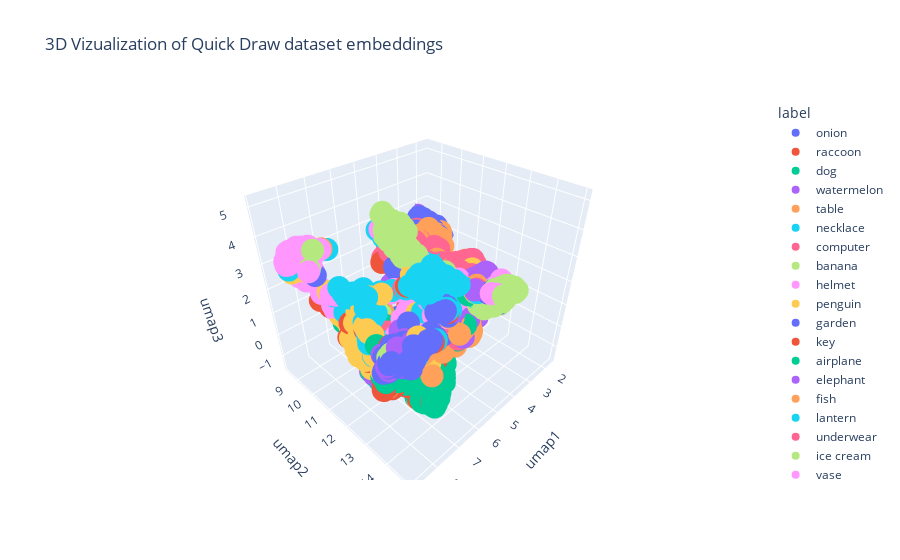

The notebook cell saved with this chart:
### Code cell
import plotly.express as px
fig = px.scatter_3d(df_with_cls, x='umap1', y='umap2', z='umap3', color='label', title="3D Vizualization of Quick Draw dataset embeddings")

fig.show()

### Figure 1 — Plotly figure (JSON) as saved in the notebook; plotly's stock layout.template omitted (floating-point values rounded to 4 significant figures; data arrays with more than 128 entries replaced by an {"elided": "..."} marker saying what was removed)
{"data": [{"hovertemplate": "label=onion<br>umap1=%{x}<br>umap2=%{y}<br>umap3=%{z}<extra></extra>", "legendgroup": "onion", "marker": {"color": "#636efa", "symbol": "circle"}, "mode": "markers", "name": "onion", "scene": "scene", "showlegend": true, "type": "scatter3d", "x": {"elided": "140 float values"}, "y": {"elided": "140 float values"}, "z": {"elided": "140 float values"}}, {"hovertemplate": "label=raccoon<br>umap1=%{x}<br>umap2=%{y}<br>umap3=%{z}<extra></extra>", "legendgroup": "raccoon", "marker": {"color": "#EF553B", "symbol": "circle"}, "mode": "markers", "name": "raccoon", "scene": "scene", "showlegend": true, "type": "scatter3d", "x": [6.589, 7.111, 6.743, 7.033, 6.801, 6.912, 7.038, 6.383, 6.398, 6.137, 7.398, 7.121, 6.851, 7.669, 6.786, 7.791, 7.701, 7.33, 5.431, 7.617, 6.186, 7.6, 7.401, 6.521, 7.437, 7.247, 6.475, 7.787, 6.896, 7.038, 6.048, 7.229, 7.677, 6.492, 8.198, 7.186, 7.16, 6.721, 6.647, 5.954, 7.288, 7.785, 6.825, 7.777, 7.09, 7.004, 6.246, 6.701, 6.459, 7.594, 7.255, 6.401, 7.078, 7.433, 7.762, 6.723, 7.574, 7.845, 5.935, 7.348, 7.732, 6.364, 6.214, 6.992, 5.847, 7.357, 6.487, 6.674, 6.567, 6.102, 7.823, 6.391, 6.367, 6.908, 6.849, 5.632, 6.288, 7.023, 6.79, 6.276, 5.835, 6.532, 7.337, 7.819, 6.868, 7.062, 7.196, 6.326, 5.509, 7.026, 6.184, 6.612, 7.073, 6.556, 5.9, 5.901, 6.502, 7.553, 7.418, 6.969, 6.673, 6.52, 7.196, 6.642, 4.836, 7.805, 6.754, 5.038, 7.477, 7.426, 7.76, 7.193, 7.0, 6.945, 6.608, 6.905, 6.874, 7.332, 6.437, 7.636, 6.289, 7.055, 6.438, 5.771, 6.144, 7.808], "y": [12.2, 12.37, 12.04, 12.62, 12.37, 11.66, 12.39, 12.27, 11.49, 12.89, 12.49, 11.93, 12.13, 12.44, 12.29, 12.54, 12.35, 11.62, 12.03, 11.79, 11.07, 12.52, 12.57, 12.12, 12.23, 12.12, 12.56, 12.5, 12.55, 11.98, 11.06, 12.37, 12.53, 11.24, 13.23, 11.69, 12.47, 11.53, 11.4, 10.79, 12.33, 12.53, 12.83, 12.52, 11.86, 12.13, 11.54, 11.95, 12.18, 12.16, 12.06, 12.24, 12.23, 12.78, 12.04, 12.14, 11.73, 11.95, 11.0, 12.36, 11.94, 12.31, 10.58, 12.68, 13.17, 11.75, 13.61, 12.03, 11.11, 11.18, 13.16, 11.72, 12.87, 12.58, 12.54, 11.2, 12.53, 12.41, 12.21, 11.67, 12.25, 11.85, 11.83, 12.54, 13.23, 12.33, 12.58, 12.25, 13.39, 12.18, 12.28, 11.96, 12.77, 11.59, 11.11, 13.19, 12.21, 12.45, 12.37, 12.79, 11.4, 11.96, 11.94, 11.96, 10.57, 12.54, 12.13, 11.08, 12.28, 12.39, 12.49, 11.61, 12.25, 11.72, 12.52, 12.63, 11.88, 12.36, 12.19, 12.76, 12.33, 12.5, 12.12, 10.67, 12.89, 12.53], "z": [0.2934, 0.4877, -0.8656, -0.6907, -0.5789, -0.1295, -0.706, 0.6174, -0.232, 0.9787, -0.7444, -0.1467, 0.4232, -0.5761, 0.3735, -0.4569, -0.09497, 0.7421, 1.191, 0.6479, -1.035, -0.485, -0.3288, 0.5175, -0.6778, -0.2697, -0.4963, -0.4847, 0.8474, -0.8775, -0.8515, 0.1254, -0.4749, -1.029, 1.742, -0.2137, -0.5275, -1.048, -0.2711, -0.6371, -0.5925, -0.3958, 0.0153, -0.5123, -0.9923, 0.2885, -0.7108, -0.8924, 0.5891, 0.7288, 0.8098, 0.6656, 0.6532, 0.8413, 1.16, 0.5589, 1.391, 0.4508, -1.116, -0.1901, 0.6058, 0.5472, -0.3921, 0.19, 1.568, 0.04898, -0.5829, 0.5177, -0.4624, -1.063, 1.21, -0.4901, 0.8281, 0.3588, 0.8951, -0.9402, -0.009942, -0.4324, 0.5262, -0.855, -1.085, 0.006995, 0.5624, -0.4486, -1.089, 0.5079, -0.583, 0.6516, 1.295, 0.4141, -0.7496, 0.7271, 0.7903, -1.171, -0.7868, 0.6695, 0.5628, -0.5727, -0.3273, -0.7381, -1.256, 0.02516, 0.154, -0.9324, -0.8366, -0.4618, 0.4839, -0.4088, -0.6561, 0.06574, -0.3644, -0.9405, 0.3937, -0.09431, 0.1963, 0.8397, -1.045, -0.04253, 0.6134, 0.9114, 0.6419, 0.6703, 0.2691, -0.4152, -0.4708, -0.4712]}, {"hovertemplate": "label=dog<br>umap1=%{x}<br>umap2=%{y}<br>umap3=%{z}<extra></extra>", "legendgroup": "dog", "marker": {"color": "#00cc96", "symbol": "circle"}, "mode": "markers", "name": "dog", "scene": "scene", "showlegend": true, "type": "scatter3d", "x": {"elided": "144 float values"}, "y": {"elided": "144 float values"}, "z": {"elided": "144 float values"}}, {"hovertemplate": "label=watermelon<br>umap1=%{x}<br>umap2=%{y}<br>umap3=%{z}<extra></extra>", "legendgroup": "watermelon", "marker": {"color": "#ab63fa", "symbol": "circle"}, "mode": "markers", "name": "watermelon", "scene": "scene", "showlegend": true, "type": "scatter3d", "x": {"elided": "144 float values"}, "y": {"elided": "144 float values"}, "z": {"elided": "144 float values"}}, {"hovertemplate": "label=table<br>umap1=%{x}<br>umap2=%{y}<br>umap3=%{z}<extra></extra>", "legendgroup": "table", "marker": {"color": "#FFA15A", "symbol": "circle"}, "mode": "markers", "name": "table", "scene": "scene", "showlegend": true, "type": "scatter3d", "x": {"elided": "144 float values"}, "y": {"elided": "144 float values"}, "z": {"elided": "144 float values"}}, {"hovertemplate": "label=necklace<br>umap1=%{x}<br>umap2=%{y}<br>umap3=%{z}<extra></extra>", "legendgroup": "necklace", "marker": {"color": "#19d3f3", "symbol": "circle"}, "mode": "markers", "name": "necklace", "scene": "scene", "showlegend": true, "type": "scatter3d", "x": {"elided": "141 float values"}, "y": {"elided": "141 float values"}, "z": {"elided": "141 float values"}}, {"hovertemplate": "label=computer<br>umap1=%{x}<br>umap2=%{y}<br>umap3=%{z}<extra></extra>", "legendgroup": "computer", "marker": {"color": "#FF6692", "symbol": "circle"}, "mode": "markers", "name": "computer", "scene": "scene", "showlegend": true, "type": "scatter3d", "x": {"elided": "138 float values"}, "y": {"elided": "138 float values"}, "z": {"elided": "138 float values"}}, {"hovertemplate": "label=banana<br>umap1=%{x}<br>umap2=%{y}<br>umap3=%{z}<extra></extra>", "legendgroup": "banana", "marker": {"color": "#B6E880", "symbol": "circle"}, "mode": "markers", "name": "banana", "scene": "scene", "showlegend": true, "type": "scatter3d", "x": {"elided": "141 float values"}, "y": {"elided": "141 float values"}, "z": {"elided": "141 float values"}}, {"hovertemplate": "label=helmet<br>umap1=%{x}<br>umap2=%{y}<br>umap3=%{z}<extra></extra>", "legendgroup": "helmet", "marker": {"color": "#FF97FF", "symbol": "circle"}, "mode": "markers", "name": "helmet", "scene": "scene", "showlegend": true, "type": "scatter3d", "x": {"elided": "140 float values"}, "y": {"elided": "140 float values"}, "z": {"elided": "140 float values"}}, {"hovertemplate": "label=penguin<br>umap1=%{x}<br>umap2=%{y}<br>umap3=%{z}<extra></extra>", "legendgroup": "penguin", "marker": {"color": "#FECB52", "symbol": "circle"}, "mode": "markers", "name": "penguin", "scene": "scene", "showlegend": true, "type": "scatter3d", "x": {"elided": "135 float values"}, "y": {"elided": "135 float values"}, "z": {"elided": "135 float values"}}, {"hovertemplate": "label=garden<br>umap1=%{x}<br>umap2=%{y}<br>umap3=%{z}<extra></extra>", "legendgroup": "garden", "marker": {"color": "#636efa", "symbol": "circle"}, "mode": "markers", "name": "garden", "scene": "scene", "showlegend": true, "type": "scatter3d", "x": [5.492, 5.79, 5.913, 5.597, 5.815, 4.747, 7.59, 5.944, 6.604, 4.867, 4.951, 4.69, 6.553, 4.713, 4.381, 4.579, 5.467, 6.67, 4.958, 2.693, 6.772, 7.421, 4.979, 6.506, 5.063, 5.183, 6.413, 6.257, 5.815, 4.919, 5.43, 4.258, 6.55, 5.598, 4.558, 6.563, 4.507, 5.333, 1.749, 5.272, 5.943, 5.548, 7.188, 5.764, 5.794, 5.538, 6.088, 4.987, 4.35, 6.589, 4.938, 5.893, 6.446, 4.783, 7.36, 6.314, 4.571, 5.025, 4.996, 7.241, 7.06, 6.603, 7.212, 4.818, 4.995, 7.214, 6.003, 7.169, 4.963, 5.59, 6.222, 4.947, 5.884, 5.655, 5.938, 4.919, 4.99, 5.586, 5.687, 4.8, 4.996, 3.705, 5.688, 4.914, 6.906, 5.024, 5.025, 4.997, 5.45, 6.035, 5.645, 4.901, 5.247, 5.967, 5.462, 6.599, 4.857, 5.227, 5.721, 5.828, 6.089, 3.746, 5.902, 5.476, 5.461, 5.773, 4.911, 5.778, 5.886, 6.601, 6.131, 5.05, 5.679, 7.252, 5.061, 6.366, 7.542, 5.994, 5.293, 4.744, 5.565, 7.187, 4.696, 6.566, 6.522], "y": [12.54, 10.51, 10.6, 10.65, 11.48, 10.3, 11.6, 10.94, 10.36, 10.72, 10.04, 10.79, 10.46, 10.38, 10.68, 10.49, 11.47, 10.35, 10.11, 9.696, 10.27, 11.97, 10.13, 10.45, 10.1, 11.21, 10.56, 10.88, 10.17, 10.08, 10.17, 10.9, 11.07, 10.35, 10.66, 10.35, 10.59, 10.41, 9.4, 10.65, 10.66, 10.66, 11.9, 10.28, 10.47, 10.25, 10.47, 9.989, 10.73, 11.11, 10.06, 10.54, 10.24, 11.09, 11.92, 10.38, 10.67, 10.0, 10.04, 11.91, 12.04, 10.42, 11.94, 10.71, 9.987, 11.77, 10.59, 11.94, 10.77, 10.4, 11.22, 9.991, 10.93, 10.27, 10.16, 10.21, 10.03, 10.6, 11.21, 10.37, 10.02, 11.33, 11.02, 10.56, 11.22, 11.09, 10.02, 9.995, 10.56, 10.67, 10.7, 10.0, 10.27, 10.44, 10.41, 11.86, 9.996, 10.59, 10.49, 11.14, 10.41, 11.47, 10.51, 10.56, 10.38, 10.37, 9.951, 10.88, 10.18, 10.41, 10.83, 10.2, 10.33, 11.49, 10.92, 10.67, 11.88, 10.22, 10.61, 10.71, 10.66, 11.2, 10.62, 10.34, 10.4], "z": [0.8053, -0.3409, -0.1216, -0.3345, -0.171, -0.6241, 0.1196, -0.6145, 0.116, -1.132, -0.6002, -1.079, 0.01472, -0.9118, -1.121, -0.7588, -0.2527, 0.1529, -0.5905, 2.024, 0.5364, -0.4068, -0.5467, -0.03855, -0.6487, 0.3128, 0.3443, -0.7894, -0.3829, -0.579, -0.5197, -0.9858, -1.157, -0.3734, -0.8775, 0.05807, -0.9981, -0.5177, 1.801, -0.4149, -0.6699, -0.5186, -0.6783, -0.3759, -0.4534, -0.4399, -0.2146, -0.6697, -1.168, -0.8035, -0.5975, -0.2105, 0.1055, -0.3763, -0.6397, -0.01327, -1.04, -0.6914, -0.6451, -0.2276, -0.8028, 0.08499, 0.9648, -1.121, -0.6777, 0.01296, -0.2456, -0.08446, -1.08, -0.5562, 0.04694, -0.6554, -0.6155, -0.4835, -0.2222, -0.6999, -0.6359, -0.5898, -0.3845, -0.5792, -0.6394, 1.514, -0.2212, -0.774, -0.1939, -0.1229, -0.6706, -0.7501, -0.4486, -0.5569, -0.4999, -0.6227, -0.5163, -0.4542, -0.2675, -0.07998, -0.627, -0.436, -0.354, -0.2244, -0.2399, 1.355, -0.2206, -0.1487, -0.5138, -0.3683, -0.6923, -0.5466, -0.2579, 0.04714, -0.4182, -0.5629, -0.3588, -0.3768, -0.3679, -0.04832, 0.07024, -0.1875, -0.8221, -1.043, -0.5256, 0.5962, -0.9105, 0.129, -0.07668]}, {"hovertemplate": "label=key<br>umap1=%{x}<br>umap2=%{y}<br>umap3=%{z}<extra></extra>", "legendgroup": "key", "marker": {"color": "#EF553B", "symbol": "circle"}, "mode": "markers", "name": "key", "scene": "scene", "showlegend": true, "type": "scatter3d", "x": {"elided": "130 float values"}, "y": {"elided": "130 float values"}, "z": {"elided": "130 float values"}}, {"hovertemplate": "label=airplane<br>umap1=%{x}<br>umap2=%{y}<br>umap3=%{z}<extra></extra>", "legendgroup": "airplane", "marker": {"color": "#00cc96", "symbol": "circle"}, "mode": "markers", "name": "airplane", "scene": "scene", "showlegend": true, "type": "scatter3d", "x": {"elided": "138 float values"}, "y": {"elided": "138 float values"}, "z": {"elided": "138 float values"}}, {"hovertemplate": "label=elephant<br>umap1=%{x}<br>umap2=%{y}<br>umap3=%{z}<extra></extra>", "legendgroup": "elephant", "marker": {"color": "#ab63fa", "symbol": "circle"}, "mode": "markers", "name": "elephant", "scene": "scene", "showlegend": true, "type": "scatter3d", "x": {"elided": "131 float values"}, "y": {"elided": "131 float values"}, "z": {"elided": "131 float values"}}, {"hovertemplate": "label=fish<br>umap1=%{x}<br>umap2=%{y}<br>umap3=%{z}<extra></extra>", "legendgroup": "fish", "marker": {"color": "#FFA15A", "symbol": "circle"}, "mode": "markers", "name": "fish", "scene": "scene", "showlegend": true, "type": "scatter3d", "x": {"elided": "145 float values"}, "y": {"elided": "145 float values"}, "z": {"elided": "145 float values"}}, {"hovertemplate": "label=lantern<br>umap1=%{x}<br>umap2=%{y}<br>umap3=%{z}<extra></extra>", "legendgroup": "lantern", "marker": {"color": "#19d3f3", "symbol": "circle"}, "mode": "markers", "name": "lantern", "scene": "scene", "showlegend": true, "type": "scatter3d", "x": [7.514, 7.334, 7.373, 7.611, 7.307, 7.481, 7.029, 7.696, 6.722, 7.406, 7.416, 5.33, 7.08, 7.739, 5.481, 7.338, 7.198, 7.415, 7.241, 7.324, 7.385, 7.718, 7.191, 7.325, 7.786, 7.442, 8.74, 4.718, 3.433, 6.514, 7.67, 5.888, 7.616, 7.388, 7.51, 3.794, 7.193, 7.818, 5.071, 7.502, 6.962, 7.606, 7.388, 7.716, 7.368, 7.19, 7.71, 7.774, 6.671, 7.315, 7.302, 7.742, 7.755, 7.292, 6.953, 7.44, 7.058, 7.16, 7.694, 7.175, 7.709, 6.918, 7.424, 7.002, 7.281, 7.376, 5.689, 7.259, 6.326, 5.104, 7.699, 5.7, 7.327, 7.475, 7.12, 5.786, 7.61, 7.459, 7.371, 7.351, 6.945, 7.846, 7.312, 7.411, 7.646, 6.516, 7.627, 5.829, 7.4, 7.453, 7.297, 7.399, 7.105, 7.553, 6.556, 7.67, 7.345, 7.462, 4.457, 6.629, 7.45, 7.646, 7.257, 7.587, 7.697, 7.621, 6.883, 7.34, 7.752, 6.509, 7.251, 7.675, 7.623, 7.68, 7.099, 7.383, 4.943, 5.406, 5.963, 7.546, 7.243, 7.365, 7.33, 7.235, 7.296], "y": [10.26, 11.38, 11.32, 11.81, 10.15, 10.92, 10.9, 11.83, 13.01, 10.95, 11.09, 11.19, 11.91, 11.1, 12.78, 11.02, 12.33, 11.1, 10.83, 11.38, 10.82, 10.84, 11.53, 10.6, 10.8, 11.44, 9.458, 10.22, 9.24, 11.39, 11.7, 12.28, 10.67, 11.45, 11.6, 11.36, 10.83, 10.33, 11.02, 10.31, 10.74, 11.77, 10.65, 11.84, 10.86, 11.51, 11.85, 10.61, 11.31, 11.58, 11.35, 10.76, 11.88, 11.15, 10.84, 11.44, 11.47, 12.0, 10.81, 12.64, 12.01, 11.55, 10.73, 10.82, 11.01, 11.21, 10.38, 11.47, 10.61, 10.68, 10.77, 11.51, 11.54, 11.52, 11.17, 10.26, 11.95, 12.27, 11.42, 11.18, 12.84, 12.01, 11.28, 11.0, 10.88, 11.31, 12.3, 12.19, 11.5, 10.97, 11.45, 11.5, 11.06, 11.7, 11.38, 10.8, 10.85, 11.66, 10.17, 11.79, 11.07, 10.8, 10.85, 9.911, 10.77, 10.74, 11.53, 10.85, 12.08, 11.88, 11.73, 11.79, 11.56, 10.82, 10.92, 11.7, 9.641, 10.72, 12.67, 10.86, 11.19, 11.35, 11.33, 10.79, 10.69], "z": [1.785, 2.296, 2.325, 1.343, 1.785, 2.463, 2.256, 1.533, 0.6338, 2.145, 2.151, 0.2535, 1.254, 1.222, 0.9567, 2.341, 0.6899, 2.004, 2.326, 2.344, 2.213, 2.43, 2.337, 1.652, 1.793, 2.119, 3.222, 2.491, 2.367, 4.255, 1.494, -0.2064, 1.148, 2.208, 1.166, 2.073, 2.326, 2.213, -0.3967, 1.63, 1.201, 1.596, 1.8, 1.136, 2.206, 2.378, 1.275, 2.661, 4.522, 1.941, 2.274, 2.501, 1.314, 2.331, 2.153, 1.237, 0.8976, 1.303, 2.416, 0.6878, 0.9861, 2.492, 1.954, 2.336, 2.224, 2.38, -0.3869, 1.392, 0.03765, 1.681, 2.437, -0.3497, 2.176, 1.385, 2.265, -0.2617, 0.8545, 1.248, 2.231, 2.361, 0.7962, 1.255, 2.424, 1.423, 2.448, 4.422, 0.5555, 2.253, 2.136, 2.092, 2.313, 2.548, 2.23, 1.027, 4.381, 2.471, 1.744, 1.161, 2.747, 2.563, 2.183, 2.373, 2.162, 3.665, 2.522, 2.247, 2.507, 2.347, 0.7202, 0.178, 1.964, 1.516, 1.735, 2.442, 2.186, 1.819, 2.23, -1.508, 2.731, 0.9818, 2.188, 2.317, 2.383, 2.124, 1.846]}, {"hovertemplate": "label=underwear<br>umap1=%{x}<br>umap2=%{y}<br>umap3=%{z}<extra></extra>", "legendgroup": "underwear", "marker": {"color": "#FF6692", "symbol": "circle"}, "mode": "markers", "name": "underwear", "scene": "scene", "showlegend": true, "type": "scatter3d", "x": {"elided": "141 float values"}, "y": {"elided": "141 float values"}, "z": {"elided": "141 float values"}}, {"hovertemplate": "label=ice cream<br>umap1=%{x}<br>umap2=%{y}<br>umap3=%{z}<extra></extra>", "legendgroup": "ice cream", "marker": {"color": "#B6E880", "symbol": "circle"}, "mode": "markers", "name": "ice cream", "scene": "scene", "showlegend": true, "type": "scatter3d", "x": {"elided": "148 float values"}, "y": {"elided": "148 float values"}, "z": {"elided": "148 float values"}}, {"hovertemplate": "label=vase<br>umap1=%{x}<br>umap2=%{y}<br>umap3=%{z}<extra></extra>", "legendgroup": "vase", "marker": {"color": "#FF97FF", "symbol": "circle"}, "mode": "markers", "name": "vase", "scene": "scene", "showlegend": true, "type": "scatter3d", "x": {"elided": "147 float values"}, "y": {"elided": "147 float values"}, "z": {"elided": "147 float values"}}, {"hovertemplate": "label=sandwich<br>umap1=%{x}<br>umap2=%{y}<br>umap3=%{z}<extra></extra>", "legendgroup": "sandwich", "marker": {"color": "#FECB52", "symbol": "circle"}, "mode": "markers", "name": "sandwich", "scene": "scene", "showlegend": true, "type": "scatter3d", "x": {"elided": "137 float values"}, "y": {"elided": "137 float values"}, "z": {"elided": "137 float values"}}, {"hovertemplate": "label=jail<br>umap1=%{x}<br>umap2=%{y}<br>umap3=%{z}<extra></extra>", "legendgroup": "jail", "marker": {"color": "#636efa", "symbol": "circle"}, "mode": "markers", "name": "jail", "scene": "scene", "showlegend": true, "type": "scatter3d", "x": {"elided": "145 float values"}, "y": {"elided": "145 float values"}, "z": {"elided": "145 float values"}}, {"hovertemplate": "label=yoga<br>umap1=%{x}<br>umap2=%{y}<br>umap3=%{z}<extra></extra>", "legendgroup": "yoga", "marker": {"color": "#EF553B", "symbol": "circle"}, "mode": "markers", "name": "yoga", "scene": "scene", "showlegend": true, "type": "scatter3d", "x": {"elided": "132 float values"}, "y": {"elided": "132 float values"}, "z": {"elided": "132 float values"}}, {"hovertemplate": "label=zigzag<br>umap1=%{x}<br>umap2=%{y}<br>umap3=%{z}<extra></extra>", "legendgroup": "zigzag", "marker": {"color": "#00cc96", "symbol": "circle"}, "mode": "markers", "name": "zigzag", "scene": "scene", "showlegend": true, "type": "scatter3d", "x": {"elided": "147 float values"}, "y": {"elided": "147 float values"}, "z": {"elided": "147 float values"}}, {"hovertemplate": "label=motorbike<br>umap1=%{x}<br>umap2=%{y}<br>umap3=%{z}<extra></extra>", "legendgroup": "motorbike", "marker": {"color": "#ab63fa", "symbol": "circle"}, "mode": "markers", "name": "motorbike", "scene": "scene", "showlegend": true, "type": "scatter3d", "x": {"elided": "131 float values"}, "y": {"elided": "131 float values"}, "z": {"elided": "131 float values"}}], "layout": {"legend": {"title": {"text": "label"}, "tracegroupgap": 0}, "scene": {"domain": {"x": [0, 1], "y": [0, 1]}, "xaxis": {"title": {"text": "umap1"}}, "yaxis": {"title": {"text": "umap2"}}, "zaxis": {"title": {"text": "umap3"}}}, "title": {"text": "3D Vizualization of Quick Draw dataset embeddings"}}}
